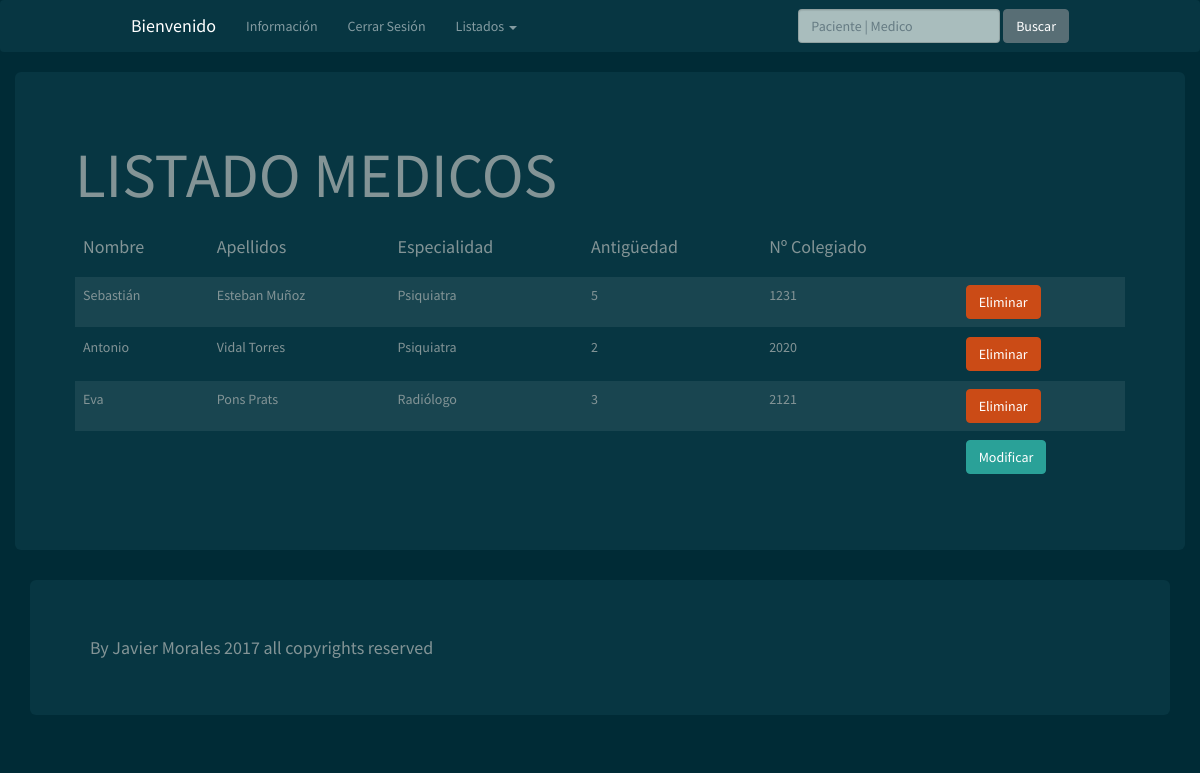
Screenshot of /listadoMedicos.php with the database file from the repository.
### tables this page shows
CREATE TABLE `medicos` (
  `Num_Colegiado` varchar(4) NOT NULL,
  `Nom_Medico` varchar(50) DEFAULT NULL,
  `Apell_Medico` varchar(50) DEFAULT NULL,
  `Especialidad` varchar(25) DEFAULT NULL,
  `Antiguedad` int(10) DEFAULT NULL
);

### listadoMedicos.php (the view, shortened to what this page needs)
<?php
include 'conexion.php';
$query_recordset1 = "SELECT * FROM medicos";
$recordset = mysqli_query($miconexion, $query_recordset1) or die (mysqli_connect_error());
$row_filas = mysqli_fetch_assoc($recordset);
include 'AdminHeader.php';
?>
<div class="container">
  <div class="row">
    <div class="jumbotron">
      <h1>LISTADO MEDICOS</h1>
        <table class="table table-striped table-hover ">
          <thead>
            <tr>
              <th><h4>Nombre</h4></th>
              <th><h4>Apellidos</h4></th>
              <th><h4>Especialidad</h4></th>
              <th><h4>Antigüedad</h4></th>
              <th><h4>Nº Colegiado</h4></th>
            </tr>
          </thead>
      </div>
  </div>
    <?php
    $iteracion= 0;
    do {
    if ($iteracion%2==0){$clase= "active";} else {$clase= "";}
        ?>
      <tbody>
        <tr class= <?php echo '"'.$clase.'"'; ?>>
          <td><?php echo $row_filas['Nom_Medico']; ?></td>
          <td ><?php echo $row_filas['Apell_Medico']; ?></td>
          <td><?php echo $row_filas['Especialidad']; ?></td>
          <td><?php echo $row_filas['Antiguedad']; ?></td>
          <td><?php echo $row_filas['Num_Colegiado']; ?></td>
          <td><form name="form1" action="eliminar_colegiado.php" method="post">
              <input type="submit" class="btn btn-warning" name="Eliminar" value="Eliminar">
              </form>
          </td>
        </tr>
      <?php
    $iteracion++;
      } while  ($row_filas = mysqli_fetch_assoc ($recordset));?>
        <tfoot>
          <td></td>
          <td></td>
          <td></td>
          <td></td>
          <td></td>
          <td><form name="form1" action="modificar_colegiado.php" method="post">
                  <input type="submit" class="btn btn-success" name="Modificar" value="Modificar">
                  </form>
          </td>
        </tfoot>
</div>
<?php
include 'Footer.php';
?>

### rows the page displays
medicos: Nom_Medico "Sebastián", Apell_Medico "Esteban Muñoz", Especialidad "Psiquiatra", Antiguedad "5", Num_Colegiado "1231"
medicos: Nom_Medico "Antonio", Apell_Medico "Vidal Torres", Especialidad "Psiquiatra", Antiguedad "2", Num_Colegiado "2020"
medicos: Nom_Medico "Eva", Apell_Medico "Pons Prats", Especialidad "Radiólogo", Antiguedad "3", Num_Colegiado "2121"
